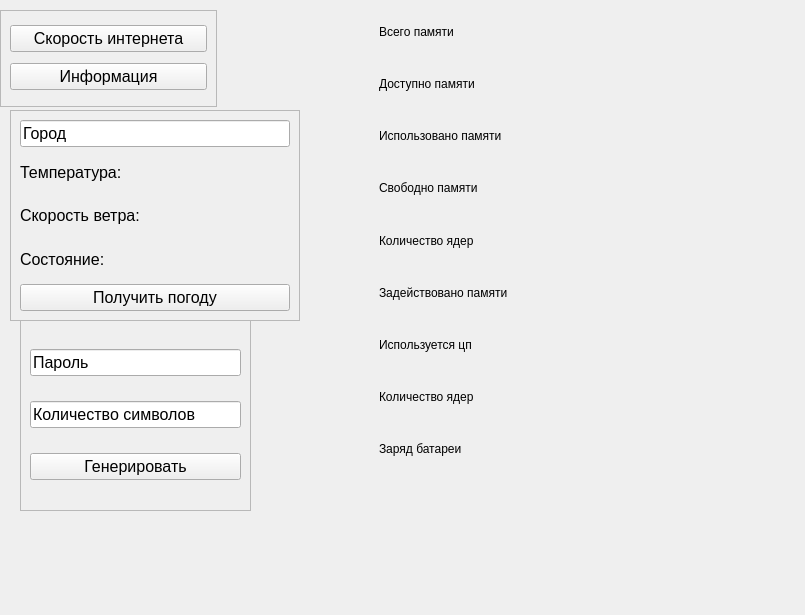
<?xml version="1.0" encoding="UTF-8"?>
<ui version="4.0">
 <class>MainWindow</class>
 <widget class="QMainWindow" name="MainWindow">
  <property name="geometry">
   <rect>
    <x>0</x>
    <y>0</y>
    <width>805</width>
    <height>615</height>
   </rect>
  </property>
  <property name="windowTitle">
   <string>Следим за чистотой</string>
  </property>
  <property name="windowIcon">
   <iconset>
    <normaloff>../../../clipboard_paper_file_correct_done_list_document_icon_219518.ico</normaloff>../../../clipboard_paper_file_correct_done_list_document_icon_219518.ico</iconset>
  </property>
  <property name="styleSheet">
   <string notr="true"/>
  </property>
  <widget class="QWidget" name="centralwidget">
   <property name="styleSheet">
    <string notr="true"/>
   </property>
   <widget class="QFrame" name="frame_2">
    <property name="geometry">
     <rect>
      <x>20</x>
      <y>320</y>
      <width>231</width>
      <height>191</height>
     </rect>
    </property>
    <property name="maximumSize">
     <size>
      <width>350</width>
      <height>350</height>
     </size>
    </property>
    <property name="frameShape">
     <enum>QFrame::StyledPanel</enum>
    </property>
    <property name="frameShadow">
     <enum>QFrame::Raised</enum>
    </property>
    <layout class="QVBoxLayout" name="verticalLayout_3">
     <item>
      <widget class="QLineEdit" name="password">
       <property name="enabled">
        <bool>true</bool>
       </property>
       <property name="font">
        <font>
         <pointsize>12</pointsize>
        </font>
       </property>
       <property name="text">
        <string>Пароль</string>
       </property>
      </widget>
     </item>
     <item>
      <widget class="QLineEdit" name="lenght_pass">
       <property name="font">
        <font>
         <pointsize>12</pointsize>
        </font>
       </property>
       <property name="text">
        <string>Количество символов</string>
       </property>
      </widget>
     </item>
     <item>
      <widget class="QPushButton" name="generic_pass">
       <property name="font">
        <font>
         <pointsize>12</pointsize>
        </font>
       </property>
       <property name="text">
        <string>Генерировать</string>
       </property>
       <property name="iconSize">
        <size>
         <width>200</width>
         <height>20</height>
        </size>
       </property>
      </widget>
     </item>
    </layout>
   </widget>
   <widget class="QFrame" name="frame">
    <property name="geometry">
     <rect>
      <x>370</x>
      <y>0</y>
      <width>321</width>
      <height>481</height>
     </rect>
    </property>
    <property name="maximumSize">
     <size>
      <width>700</width>
      <height>700</height>
     </size>
    </property>
    <property name="styleSheet">
     <string notr="true">QLabel {
font: 12pt &quot;Times New Roman&quot;;
}</string>
    </property>
    <property name="frameShape">
     <enum>QFrame::NoFrame</enum>
    </property>
    <property name="frameShadow">
     <enum>QFrame::Raised</enum>
    </property>
    <layout class="QVBoxLayout" name="verticalLayout">
     <item>
      <widget class="QLabel" name="label_total_memory_2">
       <property name="text">
        <string>Всего памяти</string>
       </property>
      </widget>
     </item>
     <item>
      <widget class="QLabel" name="label_avail_ram">
       <property name="text">
        <string>Доступно памяти</string>
       </property>
      </widget>
     </item>
     <item>
      <widget class="QLabel" name="label_ram_used">
       <property name="text">
        <string>Использовано памяти</string>
       </property>
      </widget>
     </item>
     <item>
      <widget class="QLabel" name="label_ram_free">
       <property name="text">
        <string>Свободно памяти</string>
       </property>
      </widget>
     </item>
     <item>
      <widget class="QLabel" name="label_core">
       <property name="text">
        <string>Количество ядер</string>
       </property>
      </widget>
     </item>
     <item>
      <widget class="QLabel" name="label_ram_usages">
       <property name="text">
        <string>Задействовано памяти</string>
       </property>
      </widget>
     </item>
     <item>
      <widget class="QLabel" name="label_cpu_per">
       <property name="text">
        <string>Используется цп</string>
       </property>
      </widget>
     </item>
     <item>
      <widget class="QLabel" name="label_cpu_main_core">
       <property name="text">
        <string>Количество ядер</string>
       </property>
      </widget>
     </item>
     <item>
      <widget class="QLabel" name="charg_da">
       <property name="text">
        <string>Заряд батареи</string>
       </property>
      </widget>
     </item>
    </layout>
   </widget>
   <widget class="QFrame" name="frame_4">
    <property name="geometry">
     <rect>
      <x>10</x>
      <y>110</y>
      <width>290</width>
      <height>211</height>
     </rect>
    </property>
    <property name="maximumSize">
     <size>
      <width>290</width>
      <height>250</height>
     </size>
    </property>
    <property name="frameShape">
     <enum>QFrame::StyledPanel</enum>
    </property>
    <property name="frameShadow">
     <enum>QFrame::Raised</enum>
    </property>
    <layout class="QVBoxLayout" name="verticalLayout_4">
     <item>
      <widget class="QLineEdit" name="lineEdit">
       <property name="font">
        <font>
         <pointsize>12</pointsize>
        </font>
       </property>
       <property name="text">
        <string>Город</string>
       </property>
      </widget>
     </item>
     <item>
      <widget class="QLabel" name="city_da">
       <property name="font">
        <font>
         <pointsize>12</pointsize>
        </font>
       </property>
       <property name="text">
        <string>Температура:</string>
       </property>
      </widget>
     </item>
     <item>
      <widget class="QLabel" name="wind_da">
       <property name="font">
        <font>
         <pointsize>12</pointsize>
        </font>
       </property>
       <property name="text">
        <string>Скорость ветра:</string>
       </property>
      </widget>
     </item>
     <item>
      <widget class="QLabel" name="weat_da">
       <property name="font">
        <font>
         <pointsize>12</pointsize>
        </font>
       </property>
       <property name="text">
        <string>Состояние:</string>
       </property>
      </widget>
     </item>
     <item>
      <widget class="QPushButton" name="weather_go">
       <property name="font">
        <font>
         <pointsize>12</pointsize>
        </font>
       </property>
       <property name="text">
        <string>Получить погоду</string>
       </property>
      </widget>
     </item>
    </layout>
   </widget>
   <widget class="QFrame" name="frame_3">
    <property name="geometry">
     <rect>
      <x>0</x>
      <y>10</y>
      <width>217</width>
      <height>97</height>
     </rect>
    </property>
    <property name="maximumSize">
     <size>
      <width>300</width>
      <height>300</height>
     </size>
    </property>
    <property name="frameShape">
     <enum>QFrame::StyledPanel</enum>
    </property>
    <property name="frameShadow">
     <enum>QFrame::Raised</enum>
    </property>
    <layout class="QVBoxLayout" name="verticalLayout_2">
     <item>
      <widget class="QPushButton" name="speedtestir">
       <property name="font">
        <font>
         <pointsize>12</pointsize>
        </font>
       </property>
       <property name="text">
        <string>Скорость интернета</string>
       </property>
       <property name="iconSize">
        <size>
         <width>200</width>
         <height>20</height>
        </size>
       </property>
      </widget>
     </item>
     <item>
      <widget class="QPushButton" name="sys_info">
       <property name="font">
        <font>
         <pointsize>12</pointsize>
        </font>
       </property>
       <property name="text">
        <string>Информация</string>
       </property>
       <property name="iconSize">
        <size>
         <width>200</width>
         <height>20</height>
        </size>
       </property>
      </widget>
     </item>
    </layout>
   </widget>
  </widget>
 </widget>
 <resources/>
 <connections/>
</ui>
